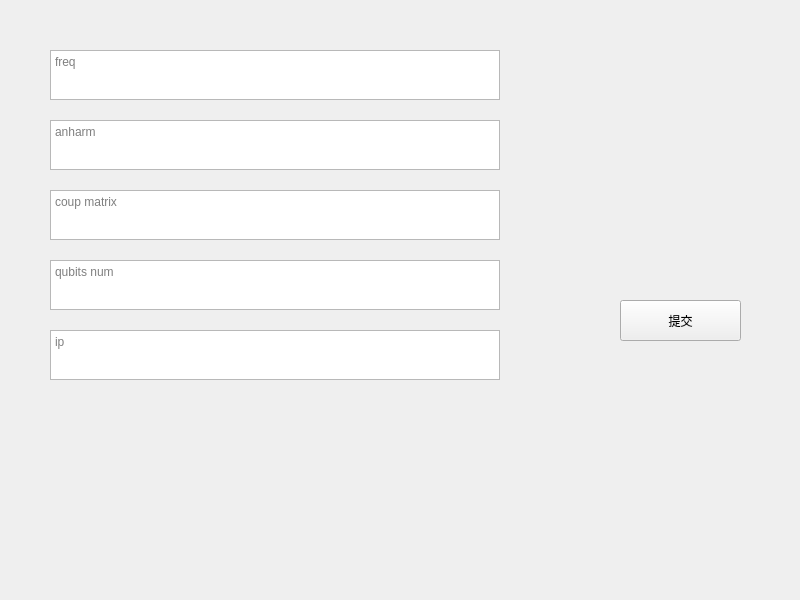
<?xml version="1.0" encoding="UTF-8"?>
<ui version="4.0">
 <class>window</class>
 <widget class="QMainWindow" name="window">
  <property name="geometry">
   <rect>
    <x>0</x>
    <y>0</y>
    <width>800</width>
    <height>600</height>
   </rect>
  </property>
  <property name="windowTitle">
   <string>Noname</string>
  </property>
  <widget class="QWidget" name="widget">
   <widget class="QPushButton" name="button">
    <property name="geometry">
     <rect>
      <x>620</x>
      <y>300</y>
      <width>121</width>
      <height>41</height>
     </rect>
    </property>
    <property name="text">
     <string>提交</string>
    </property>
   </widget>
   <widget class="QPlainTextEdit" name="freq_input">
    <property name="geometry">
     <rect>
      <x>50</x>
      <y>50</y>
      <width>450</width>
      <height>50</height>
     </rect>
    </property>
    <property name="placeholderText">
     <string>freq</string>
    </property>
   </widget>
   <widget class="QPlainTextEdit" name="anharm_input">
    <property name="geometry">
     <rect>
      <x>50</x>
      <y>120</y>
      <width>450</width>
      <height>50</height>
     </rect>
    </property>
    <property name="placeholderText">
     <string>anharm</string>
    </property>
   </widget>
   <widget class="QPlainTextEdit" name="coup_input">
    <property name="enabled">
     <bool>true</bool>
    </property>
    <property name="geometry">
     <rect>
      <x>50</x>
      <y>190</y>
      <width>450</width>
      <height>50</height>
     </rect>
    </property>
    <property name="placeholderText">
     <string>coup matrix</string>
    </property>
   </widget>
   <widget class="QPlainTextEdit" name="num_input">
    <property name="enabled">
     <bool>true</bool>
    </property>
    <property name="geometry">
     <rect>
      <x>50</x>
      <y>260</y>
      <width>450</width>
      <height>50</height>
     </rect>
    </property>
    <property name="placeholderText">
     <string>qubits num</string>
    </property>
   </widget>
   <widget class="QPlainTextEdit" name="ip_input">
    <property name="enabled">
     <bool>true</bool>
    </property>
    <property name="geometry">
     <rect>
      <x>50</x>
      <y>330</y>
      <width>450</width>
      <height>50</height>
     </rect>
    </property>
    <property name="placeholderText">
     <string>ip</string>
    </property>
   </widget>
  </widget>
 </widget>
 <resources/>
 <connections/>
</ui>
